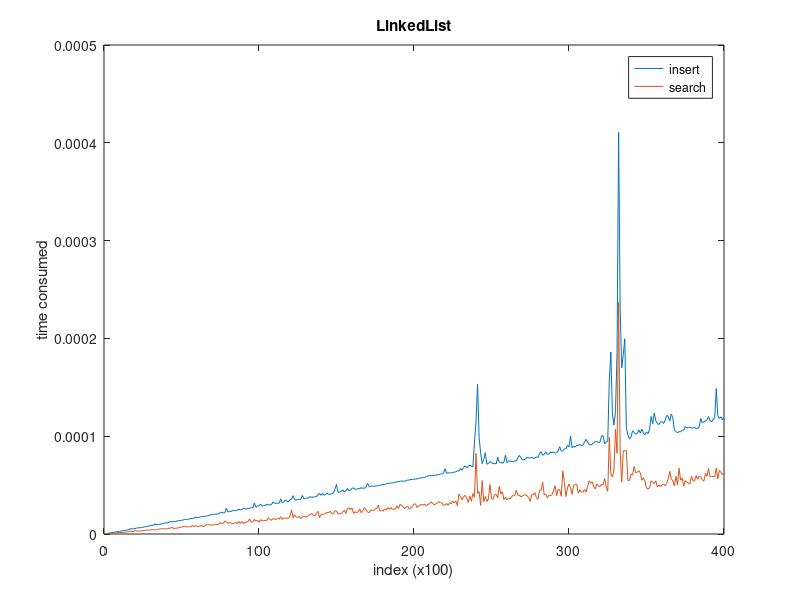
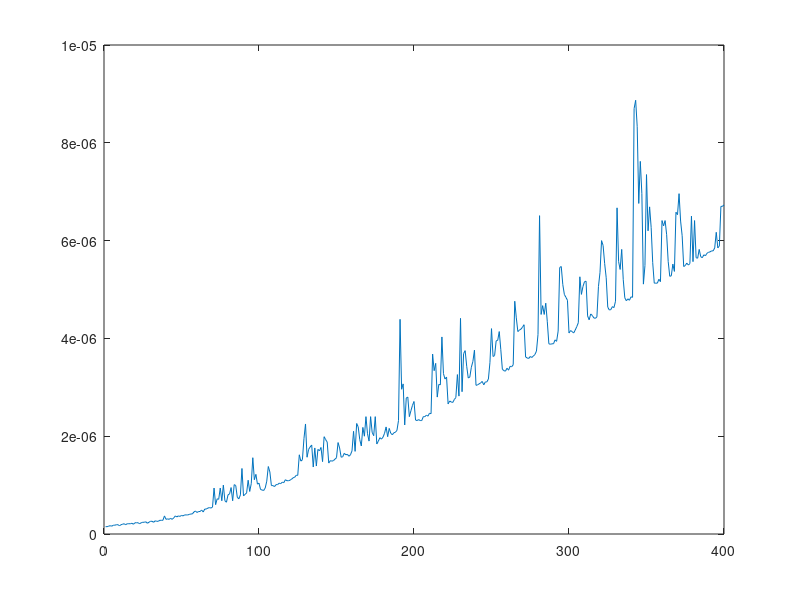

The MATLAB source for these figures, in order: (Note: this script raises an error after producing the figures.)
data=csvread("insert_linkedList.csv"); % reading csv file 
x=data(:,1); % reading its first column
y=data(:,2); % reading its second column of csv file

figure;
plot(x,y);
hold on;

data=csvread("search_linkedList.csv"); % reading csv file 
x=data(:,1); % reading its first column
y=data(:,2); % reading its second column of csv file

hold on;
plot(x,y)
legend("insert","search");
title("LinkedList");
xlabel("index (x100)");
ylabel("time consumed");






data=csvread("insert_bst.csv"); % reading csv file 
x=data(:,1); % reading its first column
y=data(:,2); % reading its second column of csv file

figure;
plot(x,y);
hold on;

data=csvread("search_BST.csv"); % reading csv file 
x=data(:,1); % reading its first column
y=data(:,2); % reading its second column of csv file

hold on;
plot(x,y)
legend("insert","search");
title("BST");
xlabel("index (x100)");
ylabel("time consumed");







data=csvread("insert_hashChaining.csv"); % reading csv file 
x=data(:,1); % reading its first column
y=data(:,2); % reading its second column of csv file

figure;
yyaxis left;
plot(x,y);
hold on;

data=csvread("search_hashChaining.csv"); % reading csv file 
x=data(:,1); % reading its first column
y=data(:,2); % reading its second column of csv file

plot(x,y)
legend("insert","search");
title("hashChaining");
xlabel("index (x100)");
ylabel("time consumed");

yyaxis right;

data = csvread("insertCollision_hashChaining.csv");
x=data(:,1);
y=data(:,2);
plot(x,y);

data = csvread("searchCollision_hashChaining.csv");
x=data(:,1);
y=data(:,2);
plot(x,y);
ylabel("number of collisions");

legend("insert","search","insertCollision","searchCollision");







data=csvread("insert_hashLinear.csv"); % reading csv file 
x=data(:,1); % reading its first column
y=data(:,2); % reading its second column of csv file

figure;

yyaxis left;
plot(x,y);
hold on;

data=csvread("search_hashLinear.csv"); % reading csv file 
x=data(:,1); % reading its first column
y=data(:,2); % reading its second column of csv file

plot(x,y)
legend("insert","search");
title("hashLinear");
xlabel("index (x100)");
ylabel("time consumed");

yyaxis right;

data = csvread("insertCollision_hashLinear.csv");
x=data(:,1);
y=data(:,2);
plot(x,y);

data = csvread("searchCollision_hashLinear.csv");
x=data(:,1);
y=data(:,2);
plot(x,y);
ylabel("number of collisions");

legend("insert","search","insertCollision","searchCollision");








data=csvread("insert_hashQuadratic.csv"); % reading csv file 
x=data(:,1); % reading its first column
y=data(:,2); % reading its second column of csv file

figure;

yyaxis left;
plot(x,y);
hold on;

data=csvread("search_hashQuadratic.csv"); % reading csv file 
x=data(:,1); % reading its first column
y=data(:,2); % reading its second column of csv file

plot(x,y)
title("hashQuadratic");
xlabel("index (x100)");
ylabel("time consumed");

yyaxis right;

data = csvread("insertCollision_hashQuadratic.csv");
x=data(:,1);
y=data(:,2);
plot(x,y);

data = csvread("searchCollision_hashQuadratic.csv");
x=data(:,1);
y=data(:,2);
plot(x,y);
ylabel("number of collisions");

legend("insert","search","insertCollision","searchCollision");

